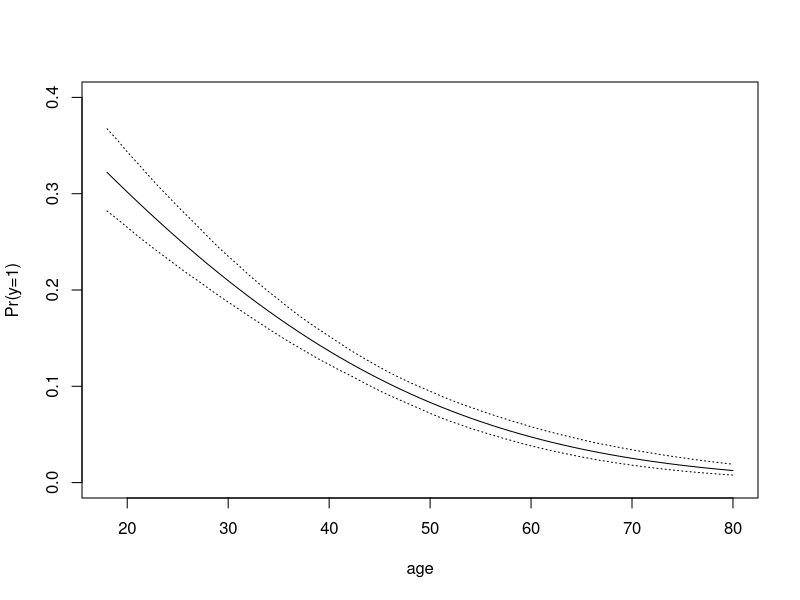
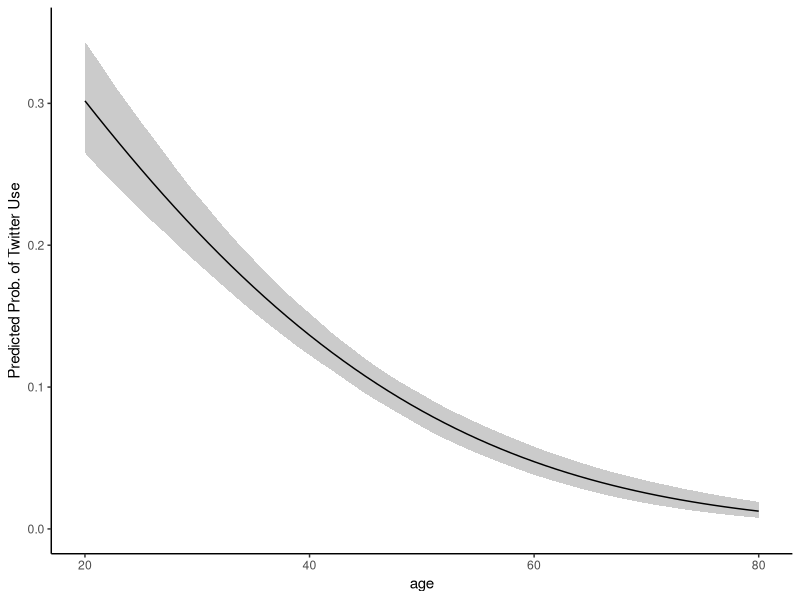

The R script that drew these images, in order:
################################################################
## Probit / Logit and marginal effects
## Author: Pablo Barberá
## Quant III Lab 4
## September 24th
################################################################

# installing packages for today
#install.packages("MASS")

# reading the data
data <- read.csv("lab3_data.csv", stringsAsFactors=F)

str(data)
summary(data)
# 2901 observations (with no missing values)
# 6 variables:
# twitter -- whether respondent has an active Twitter accounts
# age
# female
# high.school -- whether respondent finished grad school
# college -- whether respondent has a college degree
# (reference category for these two is no education/primary schoool)
# nytimes: whether respondent reads ny times

# we want to see what variables predict twitter use

# log-likelihood function

probit.loglk <- function(beta, X, y){
    loglk <- sum(y * pnorm(X%*%beta, log.p=TRUE) + (1-y) * pnorm(-(X%*%beta), log.p=TRUE))
    return(-loglk)
}

# note: log(1-Phi(X%*%beta)) = log(Phi(-(X%*%beta)))
# why did I do this?

logit.loglk <- function(beta, X, y){
    loglk <- sum(y * plogis(X%*%beta, log.p=TRUE) + (1-y) * plogis(-(X%*%beta), log.p=TRUE))
    return(-loglk)
}

logit.loglk <- function(beta, X, y){
    loglk <- sum(-log(1+exp(X%*%beta))+y * X%*%beta  )
    return(-loglk)
}

# data
y <- data$twitter
X <- cbind(1, as.matrix(data[,2:6])) ## adding column of 1's for intercept

# initial values
k <- dim(X)[[2]] ## number of variables
inits <- rnorm(k, 0, 1)

# ML estimation
probit <- optim(par = inits, probit.loglk, X=X, y=y, method="BFGS", hessian = T)
probit$par
sqrt(diag(solve(probit$hessian)))

# checking with R's built-in function
glm(twitter ~ age + female + high.school + college + nytimes,
    data=data, family=binomial(link="probit"))$coefficients

# Same for logit
logit <- optim(par = inits, logit.loglk, X=X, y=y, method="BFGS", hessian = T)
logit$par
sqrt(diag(solve(logit$hessian)))

glm(twitter ~ age + female + high.school + college + nytimes,
    data=data, family=binomial(link="logit"))$coefficients

# average marginal effect of college
xb <- X %*% probit$par
marg <- dnorm(xb) * probit$par[5]
mean(marg)

# marginal effect of college for average individual
xb <- colMeans(X) %*% probit$par
marg <- dnorm(xb) * probit$par[5]
marg

# marginal effect of college for female age=25 nytimes=0
xb <- c(1, 25, 0, 0, mean(data$college), 0) %*% probit$par
marg <- dnorm(xb) * probit$par[5]
marg

# predicted probabilities for college=0 and college=1
xb <- c(1, mean(data$age), mean(data$female), 
    mean(data$high.school), 0, mean(data$nytimes)) %*% probit$par
pred <- pnorm(xb)
pred

xb <- c(1, mean(data$age), mean(data$female), 
    mean(data$high.school), 1, mean(data$nytimes)) %*% probit$par
pred <- pnorm(xb)
pred

# using simulation to compute standard errors for marginal effects
library(MASS)
# simulate 1000 draws from coefficient vector
sims <- 1000
coefs <- mvrnorm(n=sims, mu=probit$par, Sigma=solve(probit$hessian))

# inefficient way of doing this:
results <- c()
for (i in 1:sims){
    xb <- X %*% coefs[i,]
    marg <- dnorm(xb) * coefs[i, 5] ## note that uncertainty enters here too
    results <- c(results, mean(marg))
}
# estimate of marginal effect
mean(results)
# should be the same as...
xb <- X %*% probit$par
mean(dnorm(xb) * probit$par[5])
# and now we can get quantiles to get 95% confidence interval
quantile(results, probs=c(.025, .975))

# faster with matrix algebra and *apply
xb <- X %*% t(coefs)
marg <- sapply(1:1000, function(x) dnorm(xb[,x]) * coefs[x,5])
margs <- colMeans(marg)
mean(margs)
quantile(margs, probs=c(.025, .975))

# now the same for predicted values
xb <- cbind(1, 18:80, mean(data$female), mean(data$high.school), 
    mean(data$college), mean(data$nytimes)) %*% t(coefs)
pred <- pnorm(xb)
preds <- rowMeans(pred)
preds.ci <- apply(pred, 1, quantile, prob=c(0.025, 0.975))

# plot showing predicted probabilities, with CI
plot(18:80, preds, type="l", ylim=c(0, .40),
    xlab="age", ylab="Pr(y=1)")
lines(18:80, preds.ci[1,], lty=3)
lines(18:80, preds.ci[2,], lty=3)

# sample plot with ggplot2
plot.data <- data.frame(
    age=18:80, pred = preds, lo = preds.ci[1,], hi=preds.ci[2,])

library(ggplot2)
plot <- ggplot(plot.data, aes(x=age, y=pred)) +
        geom_ribbon(aes(ymin=lo, ymax=hi), alpha=0.25) + 
        geom_line() +
        scale_x_continuous(limits=c(20,80)) +
        scale_y_continuous("Predicted Prob. of Twitter Use", limits=c(0, .35)) +
        theme_bw() +
        theme(
            axis.line = element_line(colour = "black"),
            panel.grid.major = element_blank(),
            panel.grid.minor = element_blank(),
            panel.border = element_blank(),
            panel.background = element_blank()) 
plot

# what about first differences? 
# change in pred. prob from college=0 to college=1
xb1 <- cbind(1, mean(data$age), mean(data$female), mean(data$high.school), 
    0, mean(data$nytimes)) %*% t(coefs)
xb2 <- cbind(1, mean(data$age), mean(data$female), mean(data$high.school), 
    1, mean(data$nytimes)) %*% t(coefs)
fd <- pnorm(xb2) - pnorm(xb1)

mean(fd)
quantile(fd, probs=c(0.025, 0.975))





